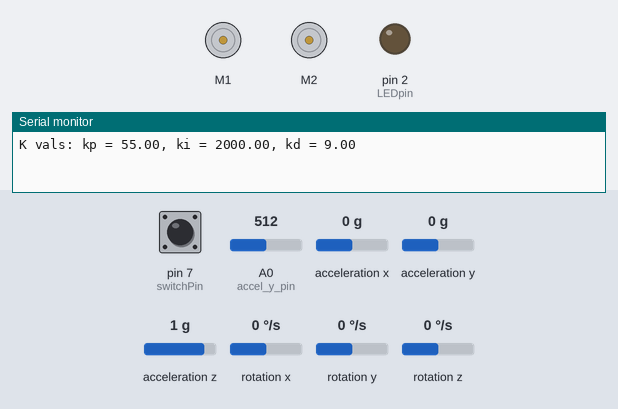
The sketch below on a simulated Arduino Uno, built with avr-gcc and run on an emulated ATmega328P. On the bench: 2 × DC motor (green arrow = forward, orange = backward, longer = faster), output pins drawn as LEDs (lit = HIGH), the last lines printed to the serial monitor. Inputs (shaded band) come from the test bench; at power-on: pin 7 (switchPin) HIGH, A0 (accel_y_pin) = 512, acceleration x 0 g, acceleration y 0 g, acceleration z 1 g, rotation x 0 °/s, rotation y 0 °/s, rotation z 0 °/s.

Above: at 3.0 s.
3.1 s: pin 7 (switchPin) pulled LOW for 1 s
5.6 s: pin 7 (switchPin) pulled LOW for 3.2 s
At 8.5 s:
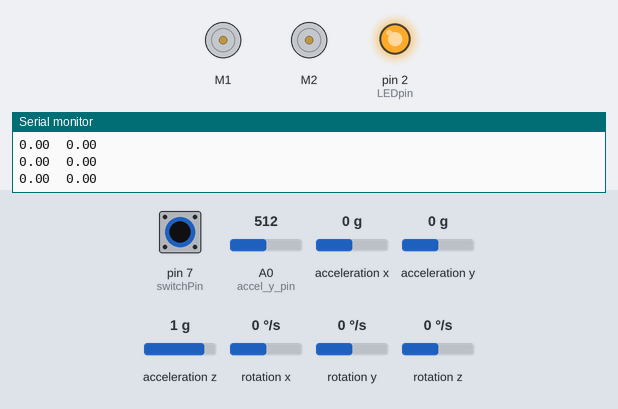
Timing chart, 0 to 10.3 s (numbered marks = the images above; inputs shaded):
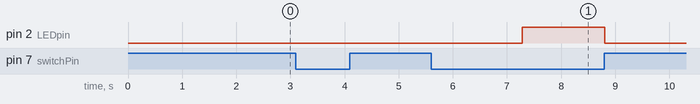

Measured:
- after the input at 5.6 s, pin 2 (LEDpin): LOW → HIGH after 1.7 s, → LOW 1.5 s later

The sketch:

FilterV3_Kalman.ino
```cpp
/* Changelog: FilterV4_Kalman

* Implemented Kalman Filter instead of Complementary
  See: -gyro_readDAngle(), -filter(),
       +gyro_readRate(), +kalman()
* Updated code to be Arduino Due compatible

*/

#include <Wire.h>
#include <L3G.h>
#include <PID_v1.h>
#include <Adafruit_MotorShield.h>
#include "Head.h"// Contains all functions, global vars, etc

/********************** SETUP **********************/
void setup(){
  pinMode(accel_y_pin, INPUT);
  pinMode(switchPin, INPUT_PULLUP);// Engage pullup resistor for switch
  pinMode(LEDpin, OUTPUT);

  Serial.begin(115200);
  Wire.begin();

  print3("K vals: kp = ", kp, ", ki = ", ki, ", kd = ", kd, "\n");
  delay(2000);// Allow time for user to flip switch and edit tunings

  while(digitalRead(switchPin)){// Wait for switch to be flipped on
    if(checkSerialMon()) updateTunings();// Handle serial input, if any

    delay(250);
  }

  // Initialize Gyro
  while(!gyro.init());
  gyro.enableDefault();

  /* Stabilization delay */
  println("Stabilize the robot.");
  motorControl(0);
  delay(2000);

  biasInit();
  PID_init();
  AFMS.begin();

  digitalWrite(LEDpin, HIGH);// Ready to go

  println("FiltAngle\tPIDOut\tFallen");// Labels for data analysis
}


/*********************** LOOP ************************/
void loop(){
  static int prevSwState = 0;// Power switch state tracker
  static double gyro_rate, accel_angle;
  static double res = 0;

  /* Switch handling: Stops running if the switch is flipped off, then restarts sketch
     when flipped back on */
  while(digitalRead(switchPin)){// Loop while switch is off
    if(prevSwState == 0){
      digitalWrite(LEDpin, LOW);
      prevSwState = 1;
      motorControl(0);
      println("Robot is now off. Flip the switch to turn on.");
    }
    delay(500);
  }
  if(prevSwState == 1){// Switch turned back on
    software_Reset();// See std.h
  }


  if(checkSerialMon()) updateTunings();

  gyro_rate = gyro_readRate();
  accel_angle = accel_readAngle();

  input = kalman(accel_angle, gyro_rate);// Filter angle reading
  print(input);
  myPID.Compute();
  output = PID_Hist(output);// Smooth PID output
  print1("\t", output, "");

  if(input < -17 || input > 30){// Robot has fallen over
    fallen = 1;
    motorControl(0);// Cut the motors
  }

  if(!fallen) motorControl(output);
  else print1("\t", fallen, "");;

  println();
  delay(loop_time);
}
```

Head.h
```cpp
#include "mystd.h"

#define accel_y_pin A0
#define accel_sensitivity 0.282519395 // Accelerometer sensitivity
// 0.00488758553274682/0.0173
#define gyro_conversion_DPS 0.00875 // Conversion to angular velocity
// 8.75/1000
#define loop_time 10 // in ms
#define sampleNum 20 // Number of samples for bias calculation
#define LEDpin 2
#define switchPin 7
#define histLen 9 // Number of entries to use in rolling average

Adafruit_MotorShield AFMS = Adafruit_MotorShield();
Adafruit_DCMotor *motor_1 = AFMS.getMotor(1);
Adafruit_DCMotor *motor_2 = AFMS.getMotor(2);

L3G gyro;

// Angle detection variables
double accel_bias = 0;
double gyro_bias = 0;
double filtered_angle = 0;
int fallen = 0;// Flag for fall detection

double hist[histLen];// History for rolling average of PID output

// PID
double setpoint, input, output;
double kp = 55, ki = 2000, kd = 9;
// Successful tuning values: 55, 2000, 9 (kp 100), (ki 1000-2000)
PID myPID(&input, &output, &setpoint, kp, ki, kd, DIRECT);

/************************** Kalman Filter Vars *********************/
float Q_angle2 = 0.001;
float Q_gyroBias = 0.003;
float R_measure = 0.03;
float angle = 0, rate = 0;
float rate_bias = 0;
float P[2][2];

/************************** Begin Functions ************************/

/* PID_init:
   Initializes and starts the PID controller
*/
void PID_init(){
  setpoint = 0;
  input = 0;
  myPID.SetMode(AUTOMATIC);
  myPID.SetSampleTime(10); // 10 ms loop
  myPID.SetOutputLimits(-255,255);
}

/* PID_Hist:
   Calculates a rolling average of PID output, smoothing its response
   (See: histLen)

   @params
   output:     The most recent PID output value

   @return
   The average of the updated history (including most recent value)
*/
double PID_Hist(double output){
  static int h = 0;
  double sum = 0;

  hist[h] = output;
  h = (h + 1)%histLen;

  for(int i = 0; i < histLen; i++){
    sum = sum + hist[i];
  }
  return sum/histLen;
}


/* gyro_calcBias:
   Calculates the gyroscope bias
   (See: sampleNum)
*/
void gyro_calcBias(){
  gyro_bias = 0;

  for(int n = 0; n < sampleNum; n++)
  {
    gyro.read();
    gyro_bias += gyro.g.y;
    delay(50);
  }
  gyro_bias = gyro_bias/sampleNum;
  print1("Gyro Bias: ", gyro_bias, "");
}

/* accel_calcBias:
   Calculates the accelerometer bias
   (See: sampleNum)
*/
void accel_calcBias(){
  accel_bias = 0;

  for(int n = 0; n < sampleNum; n++)
  {
    accel_bias += analogRead(accel_y_pin);
    delay(50);
  }
  accel_bias = accel_bias/sampleNum;
  print1("\tAccel Bias: ", accel_bias, "\n");
}

// Wrapper function for bias initialization
void biasInit(){
  println("Beginning bias initialization...");
  gyro_calcBias();
  accel_calcBias();
  println("Initialization complete.");
}


/* gyro_readRate:
   Reads gyro angular velocity data
   (See: gyro_bias, gyro_calcBias(), gyro_conversion_DPS)

   @return
   The approximate angular rate of change
*/
double gyro_readRate(){
  static double gyro_velocity;

  gyro.read();
  gyro_velocity = (gyro.g.y - gyro_bias) * gyro_conversion_DPS;
  return gyro_velocity;
}

/* accel_readAngle:
   Reads accelerometer data and converts it into an approximate angle
   (See: accel_bias, accel_calcBias(), accel_sensitivity)

   @return
   The approximate angle reading
*/
double accel_readAngle(){
  static double accel_y;

  accel_y = analogRead(accel_y_pin);
  return (accel_y - accel_bias)*accel_sensitivity*2;
  // Accel is reading ~1/2 the actual angle, so mult by 2
}


/* kalman:
   Applys Kalman filter to produce filtered angle estimate from accel
   and gyro data

   @params
   newAngle      The angle read by the accelerometer
   newRate       The angular velocity read by the gyroscope

   @return
   The filtered angle estimate

   Credits: Code (with slight modification) obtained from TKJ Electronics blog
   http://blog.tkjelectronics.dk/2012/09/a-practical-approach-to-kalman-filter-and-how-to-implement-it/
*/
float kalman(float newAngle, float newRate){
  float K[2];
  float dt = float(loop_time)/1000;

  angle += dt * (newRate - rate_bias);

  P[0][0] += dt * (dt*P[1][1] - P[0][1] - P[1][0] + Q_angle2);
  P[0][1] -= dt * P[1][1];
  P[1][0] -= dt * P[1][1];
  P[1][1] += Q_gyroBias * dt;

  float y = newAngle - angle;
  float S = P[0][0] + R_measure;

  K[0] = P[0][0] / S;
  K[1] = P[1][0] / S;

  angle += K[0] * y;
  rate_bias += K[1] * y;

  float P00_temp = P[0][0];
  float P01_temp = P[0][1];
  P[0][0] -= K[0] * P00_temp;
  P[0][1] -= K[0] * P01_temp;
  P[1][0] -= K[1] * P00_temp;
  P[1][1] -= K[1] * P01_temp;

  return angle;
}

/* motorControl:
   Controls the motors

   @params
   spd:       The speed for the motors (in range (-255, 255), signed)
              indicating direction of rotation.
   -255 - -1    = Backward
   0            = Stop
   1 - 255      = Forward
*/
void motorControl(int spd){
  motor_1 -> run(spd > 0 ? BACKWARD : FORWARD);
  motor_2 -> run(spd > 0 ? BACKWARD : FORWARD);

  motor_1 -> setSpeed(spd = abs(spd));
  motor_2 -> setSpeed(spd);
}

/* updateTunings:
   Reads data from the Serial moniter and interprets commands to update
   PID tuning variables during runtime

   Valid input format: "kp 55.6", "kp53",  "p 53", "p55.6", "ki 53"...
   Invalid input is thrown away
*/
void updateTunings(void){
  char var;
  double res;

  var = Serial_ReadChar();// See std.h
  if(var != -1 && (var == 'p' || var == 'i' || var == 'd')){
    res = Serial_ReadFloat();// See std.h
    Serial_RmWhiteSpc();// See std.h

    if(var == 'p'){
      print2("Changed kp value from ", kp, " to ", res, "\n");
      kp = res;
    }else if(var == 'i'){
      print2("Changed ki value from ", ki, " to ", res, "\n");
      ki = res;
    }if(var == 'd'){
      print2("Changed kd value from ", kd, " to ", res, "\n");
      kd = res;
    }
    myPID.SetTunings(kp, ki, kd);
    print3("K vals: kp = ", kp, ", ki = ", ki, ", kd = ", kd, "\n");
  }else if(var == '.'){
    print3("K vals: kp = ", kp, ", ki = ", ki, ", kd = ", kd, "\n");
  }
}
```

mystd.h
```cpp
#include <Arduino.h>

/* Printing definitions, intended to make printing combinations of strings
   and values to the Serial moniter less painful and more concise. */

// print: prints the given string to the serial moniter
#define print(x) Serial.print(x)

// println: prints the given string to the serial moniter, appending a nl
#define println(x) Serial.println(x)

/* print1: prints the given string string1, followed by the given value a,
           followed by the second string string2 */
#define print1(str1, a, str2) print(str1), print(a), print(str2)

// print2: Extension of print1 for 3 strings and 2 values
#define print2(str1, a, str2, b, str3) print1(str1, a, str2), print(b),	\
    print(str3)

// print3: Extension of print1 for 4 strings and 3 values
#define print3(str1, a, str2, b, str3, c, str4)		\
  print2(str1, a, str2, b, str3), print(c), print(str4)

// print4: Extension of print1 for 5 strings and 4 values
#define print4(str1, a, str2, b, str3, c, str4, d, str5)		\
  print3(str1, a, str2, b, str3, c, str4), print(d), print(str5)

// print5: Extension of print1 for 6 strings and 5 values
#define print5(str1, a, str2, b, str3, c, str4, d, str5, e, str6)	\
  print4(str1, a, str2, b, str3, c, str4, d, str5), print(e), print(str6)

// print6: Extension of print1 for 7 strings and 6 values
#define print6(str1, a, str2, b, str3, c, str4, d, str5, e, str6, f, str7) \
  print5(str1, a, str2, b, str3, c, str4, d, str5, e, str6), print(f),\
  print(str7)

// print7: Extention of print1 for 8 strings and 7 values
#define print7(str1, a, str2, b, str3, c, str4, d, str5, e, str6, f, str7, \
	       g, str8) \
  print6(str1, a, str2, b, str3, c, str4, d, str5, e, str6, f, str7), \
  print(g), print(str8)

// print8: Extension of print1 for 9 strings and 8 values
#define print8(str1, a, str2, b, str3, c, str4, d, str5, e, str6, f, str7, \
	       g, str8, h, str9) \
  print7(str1, a, str2, b, str3, c, str4, d, str5, e, str6, f, str7, g, \
	 str8), print(h), print(str9)

// print9: Extension of print1 for 10 strings and 9 values
#define print9(str1, a, str2, b, str3, c, str4, d, str5, e, str6, f, str7, \
	       g, str8, h, str9, i, str10) \
  print8(str1, a, str2, b, str3, c, str4, d, str5, e, str6, f, str7, g,\
	 str8, h, str9), print(i), print(str10)

// print10: Extension of print1 for 11 strings and 10 values
#define print10(str1, a, str2, b, str3, c, str4, d, str5, e, str6, f, str7,\
		g, str8, h, str9, i, str10, j, str11) \
  print9(str1, a, str2, b, str3, c, str4, d, str5, e, str6, f, str7, g,\
	 str8, h, str9, i, str10), print(j), print(str11)

/*************************************************************************/
/* Character interpretation definitions */

// charIsDigit: Determines if the given character is a digit(0-9)
#define charIsDigit(c) (c >= 48 && c <= 57)

// chPartofNum: Determines if the given character is either a digit or '.'
#define chPartofNum(c) (charIsDigit(c) || c == '.')

/*************************************************************************/
/* Serial reading functions */

/* checkSerialMon:
   Checks if there is data in the Serial buffer

   @return
   0        if no data available
   # > 0    if data available
*/
int checkSerialMon(void){
  return Serial.available();
}

/* Serial_RmWhiteSpc:
   Removes white space from the Serial buffer
*/
void Serial_RmWhiteSpc(void){
  if(Serial.available() <= 0) return;

  char c = Serial.peek();
  if(c == 13 || c == 10 || c == ' '){
    Serial.read();
    Serial_RmWhiteSpc();
  }
}

/* Serial_ReadChar:
   Reads a character from the Serial moniter

   @return:
   -1                if no char could be read
   char value        char successfully read
*/
char Serial_ReadChar(void){
  if(Serial.available() > 0) return Serial.read();
  else return -1;
}

/* Serial_ReadInt:
   Reads an integer from the Serial moniter

   @ return:
   -9999             if no int could be read
   int value         int successfully read
*/
int Serial_ReadInt(void){
  if(Serial.available() > 0) return Serial.parseInt();
  else return -9999;
}

/* Serial_ReadFloat:
   Reads a float/double from the Serial moniter (Max 14 digits)

   @ return:
   -9999.99          if no float could be read
   float value       float successfully read
*/
float Serial_ReadFloat(void){
  char arr[15], c;
  if(Serial.available() > 0){
    c = Serial.peek();
    // Remove spaces, if any
    if(c == ' ') Serial_RmWhiteSpc(), c = Serial.peek();

    for(int i = 0; i < 15 && chPartofNum(c); i++){
      c = Serial.read();
      arr[i] = c;
      c = Serial.peek();
    }
    return atof(arr);
  }else return -9999.99;
}

/**************************************************************************/
/* Useful Arduino functions */

/* software_Reset:
   Restarts the arduino sketch
*/
void (* software_Reset) (void) = 0;

/*************************************************************************/
```
